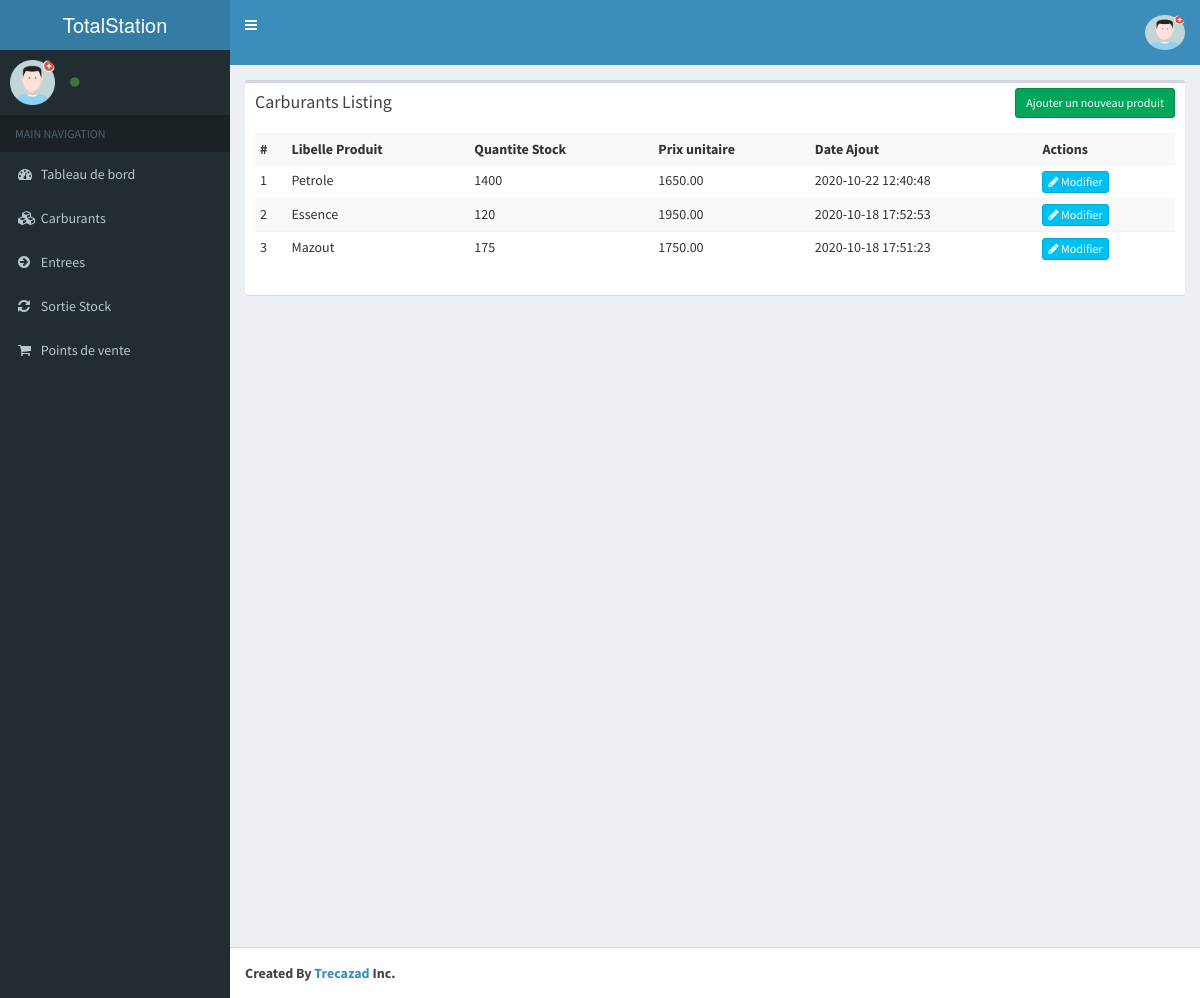
The page /index.php/intrant on the database its author committed.
### tables this page shows
CREATE TABLE `tb_im_carburants` (
  `intrant_id` int(11) NOT NULL,
  `libelle` varchar(75) NOT NULL,
  `qte_stock` int(11) DEFAULT NULL,
  `prix_unitaire` float DEFAULT NULL,
  `date_ajout` datetime NOT NULL,
  `date_modif` datetime NOT NULL
);

### application/controllers/Intrant.php (called while the page is built, shortened)
<?php
class Intrant extends CI_Controller{
    function __construct()
    {
        $this->load->model('User_model');
        $this->load->model('Educazad_model');
    }
    function index()
    {
        $data['all_intrants'] = $this->Educazad_model->get_multiple('tb_im_carburants', array(), 'tb_im_carburants.intrant_id','DESC');
        $data['_view'] = 'intrants/index';
        $this->load->view('layouts/main',$data);
    }
}

### index.php (called while the page is built, shortened)
<?php
require_once BASEPATH.'core/CodeIgniter.php';

### application/models/Educazad_model.php (called while the page is built, shortened)
<?php
class Educazad_model extends CI_Model
{
    public function get_multiple($table, $where = array(), $order_by = '', $order = '', $limit_page = array(), $position = array())
    {
        $this->db->order_by($order_by, $order);
        $query = $this->db->get_where($table, $where);
        return $query->result();
    }
}

### application/views/intrants/index.php (the view, shortened to what this page needs)
<div class="row">
    <div class="col-md-12">
        <div class="box">
            <div class="box-header">
                <h3 class="box-title">Carburants Listing</h3>
                <div class="box-tools">
                    <a href="<?php echo site_url('intrant/add'); ?>" class="btn btn-success btn-sm">Ajouter un nouveau produit</a>
                </div>
            </div>
            <div class="box-body">
            <div class="table-responsive">
                <table class="table-sm table table-striped table-condensed">
                    <tr>
                        <th>#</th>
                        <th>Libelle Produit</th>
                        <th>Quantite Stock</th>
                        <th>Prix unitaire</th>
                        <th>Date Ajout</th>
                        <th>Actions</th>
                    </tr>
                    <?php $count=1; foreach($all_intrants as $t){ ?>
                        <tr>
                            <td><?php echo $count++; ?></td>
                            <td><?php echo $t->libelle; ?></td>
                            <td><?php echo $t->qte_stock; ?></td>
                            <td><?php echo $t->prix_unitaire ?>.00</td>
                            <td><?php echo $t->date_ajout ?></td>
                            <td>
                                <a href="<?php echo site_url('intrant/edit/'.$t->intrant_id); ?>"
                                   class="btn btn-info btn-xs"><span class="fa fa-pencil"></span> Modifier</a>
                            </td>
                        </tr>
                    <?php } ?>
                </table>
            </div>
            </div>
        </div>
    </div>
</div>

### rows shown on the page
tb_im_carburants: libelle "Petrole", qte_stock "1400", prix_unitaire "1650", date_ajout "2020-10-22 12:40:48"
tb_im_carburants: libelle "Essence", qte_stock "120", prix_unitaire "1950", date_ajout "2020-10-18 17:52:53"
tb_im_carburants: libelle "Mazout", qte_stock "175", prix_unitaire "1750", date_ajout "2020-10-18 17:51:23"
